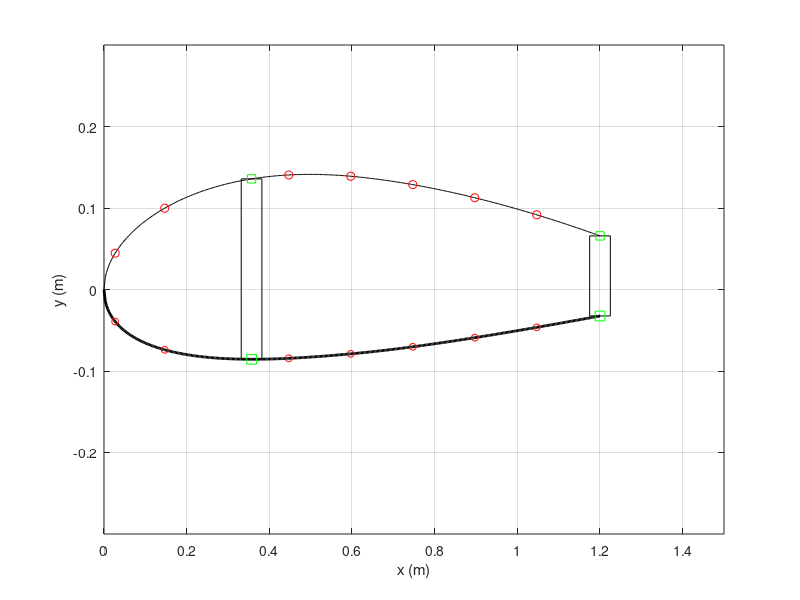

MATLAB code for this plot:
% function [x, y, Ixx, Iyy, Ixy, skin, spar, str, caps] = build_airfoil()
%% airfoil section profile
% NACA 2415
%% 2415 Airfoil 
m = 0.02;               % 
p = 0.4;                % max camber
t = 0.15;               % max thickness 
c = 1.5;                % chord length
nx = 500;               % number of increments
dx = c/nx;  
x = 0:dx:c;             % even spacing

%% Structural elements (arbitrary inputs for now)
skin.t = 0.01;                               % thickness of skin
spar.t = 0.05;                               % thickness of spar
str.A_upp = 0.05;                            % area of each upper stringer
str.A_low = 0.05;                            % area of each lower stringer
caps.A = 0.1;                                % area of spar caps
spar.x = x(120);                                                      % choose x location of spar
str.x_upp = [x(10), x(50), x(150), x(200), x(250),x(300), x(350)];     % choose x locations of upper stringers
str.x_low = [x(10), x(50), x(150), x(200), x(250),x(300), x(350)];     % choose x locations of lower stringers


%% Create Airfoil from equation
yc = zeros(1,nx+1);
yt = zeros(1,nx+1);
yU0 = zeros(1,nx+1);
yL0 = zeros(1,nx+1);
theta = zeros(1,nx+1);
xb = p*c;
i_xb = xb/dx + 1;  

% NACA equation source: http://www.aerospaceweb.org/question/airfoils/q0041.shtml    
for i = 1:nx+1
    yt(i) = 5*t*c*(0.2969*sqrt(x(i)/c) - 0.1260*(x(i)/c) - 0.3516*(x(i)/c)^2 + 0.2843*(x(i)/c)^3 - 0.1015*(x(i)/c)^4);
    if i <= i_xb
        yc(i) = m*x(i)/p^2*(2*p - x(i)/c);
        theta(i) = atan(2*m/p^2*(p - x(i)/c));
    else
        yc(i) = m*(c - x(i))/(1-p)^2*(1 + x(i)/c - 2*p);
        theta(i) = atan(2*m/(1-p)^2*(p-x(i)/c));
    end
    yU0(i) = yc(i) + yt(i)*cos(theta(i));
    yL0(i) = yc(i) - yt(i)*cos(theta(i));
end

% The last 20% of the chord length of the airfoil was neglected under the assumption that
% this section contained flaps and ailerons, and would therefore not support aerodynamic loads.
i_xend = round(0.8*c/dx)+1;
x = x(1:i_xend);
yU = yU0(1:i_xend);
yL = yL0(1:i_xend);

%% Spars
spar.x = [spar.x,x(end)];                    % x location of spar
spar.n = length(spar.x);                     % number of spars
spar.i = round(spar.x./dx)+1;                % index of spars  
spar.h = yU(spar.i) - yL(spar.i);            % height of spar
spar.Cy = (yU(spar.i) + yL(spar.i))/2;       % y centroid of spar  
spar.A = spar.t*spar.h;                      % area of spar
spar.y_upp = yU(spar.i);
spar.y_low = yL(spar.i);

%% Stringers
str.n_upp = length(str.x_upp);                            % number of upper stringers
str.i_upp = round(str.x_upp./dx)+1;                       % indices of upper stringers
str.n_low = length(str.x_low);                            % number of lower stringers
str.i_low = round(str.x_low./dx)+1;                       % indices of lower stringers

%% Nodes (based on TA's definition: node = skin and spar cap)
node.x_upp = [str.x_upp,spar.x];            % x location of upper stringers and spars
node.x_upp = sort(node.x_upp);              % sort ascending
% skin should be broken into smaller elements for higher accuracy of calculation
% break one skin element into two by adding one more node in between
skin.x_upp = zeros(1,2*length(node.x_upp)-1);
for i = 1:length(node.x_upp)-1
    skin.x_upp(2*i-1) = node.x_upp(i);
    skin.x_upp(2*i) = (node.x_upp(i) + node.x_upp(i+1))/2;
end
skin.x_upp(end) = node.x_upp(end);

skin.i_upp = round(skin.x_upp/dx)+1;       % indices of skins
skin.n_upp = length(skin.x_upp)-1;         % number of upper skins
skin.l_upp = zeros(1,skin.n_upp);          % length of upper skins
skin.A_upp = zeros(1,skin.n_upp);          % area of upper skins
skin.Cx_upp = zeros(1,skin.n_upp);         % x centroid of upper skins
skin.Cy_upp = zeros(1,skin.n_upp);         % y centroid of upper skins

for i = 1:skin.n_upp
    skin.l_upp(i) = sqrt((yU(skin.i_upp(i+1)) - yU(skin.i_upp(i)))^2 + (skin.x_upp(i+1) - skin.x_upp(i))^2);  
    skin.A_upp(i) = skin.t*skin.l_upp(i);
    skin.Cx_upp(i) = (skin.x_upp(i+1) + skin.x_upp(i))/2;
    skin.Cy_upp(i) = (yU(skin.i_upp(i+1)) + yU(skin.i_upp(i)))/2;
end

% lower nodes
node.x_low = [str.x_low,spar.x];
node.x_low = sort(node.x_low);

skin.x_low = zeros(1,2*length(node.x_low)-1);
for i = 1:length(node.x_low)-1
    skin.x_low(2*i-1) = node.x_low(i);
    skin.x_low(2*i) = (node.x_low(i) + node.x_low(i+1))/2;
end
skin.x_low(end) = node.x_low(end);

skin.i_low = round(skin.x_low/dx)+1;
skin.n_low = length(skin.x_low)-1;
skin.l_low = zeros(1,skin.n_low);
skin.A_low = zeros(1,skin.n_low);
skin.Cx_low = zeros(1,skin.n_low);
skin.Cy_low = zeros(1,skin.n_low);

for i = 1:skin.n_low
    skin.l_low(i) = sqrt((yL(skin.i_low(i+1)) - yL(skin.i_low(i)))^2 + (skin.x_low(i+1) - skin.x_low(i))^2);
    skin.A_low(i) = skin.t*skin.l_low(i);
    skin.Cx_low(i) = (skin.x_low(i+1) + skin.x_low(i))/2;
    skin.Cy_low(i) = (yL(skin.i_low(i+1)) + yL(skin.i_low(i)))/2;
end

%% Spar Caps
caps.x = spar.x;
caps.n = 2*length(caps.x);
caps.y_upp = yU(spar.i);
caps.y_low = yL(spar.i);
caps.i = round(caps.x/dx)+1;
% Centroids of caps are at the x and y locations: caps.Cy = caps.C,

%% Centroid of the overall wing section
% initial value
Cx_sum = 2*(sum(caps.x)) + sum(str.x_upp) + sum(str.x_low) + sum(spar.x) + sum(skin.Cx_low) + sum(skin.Cx_upp) + sum(caps.x);
Cy_sum = sum(caps.y_low) + sum(caps.y_upp) + sum(yU(str.i_upp)) + sum(yL(str.i_low)) + sum(spar.Cy) + sum(skin.Cy_low) + sum(skin.Cy_upp);
A_sum = caps.A*caps.n + str.A_upp*str.n_upp + str.A_low*str.n_low + sum(spar.A) + sum(skin.A_low) + sum(skin.A_upp);

Cx = Cx_sum/A_sum;
Cy = Cy_sum/A_sum;

figure
plot(x,yU,'k',x,yL,'k','Linewidth',2);
ylim([-0.3 0.3])
hold on
xlim([0,c]);
plot(str.x_upp,yU(str.i_upp),'or',str.x_low,yL(str.i_low),'or','markersize',5);
% plot([x(1),x(1)],[yU(i(1)),yL(i(1))],'b',[x(end),x(end)],[yU(end),yL(end)],'b','Linewidth',3);
rectangle('Position',[x(spar.i(1))-spar.t/2, yL(spar.i(1)), spar.t, yU(spar.i(1))-yL(spar.i(1))]);
rectangle('Position',[x(spar.i(2))-spar.t/2, yL(spar.i(2)), spar.t, yU(spar.i(2))-yL(spar.i(2))]);
plot(spar.x,yU(spar.i),'sg',spar.x,yL(spar.i),'sg','markersize',7);
% plot([x(end),x(end)],[yU(end),yL(end)]);
scatter(Cx,Cy,'m*')
ylabel('y (m)')
xlabel('x (m)')
grid on

%% Make CCW coordinate system for shear flow
x_CCW = zeros(1,length(x));
yU_CCW = zeros(1,length(x));
yL_CCW = zeros(1,length(x));

for i = 1:length(x)
    x_CCW(i) = x(end - i + 1);
    yU_CCW(i) = yU(end - i + 1);
    yL_CCW(i) = yL(end - i + 1);
end
y_CCW = [yU_CCW yL_CCW(2:end)];         % the 2:end gets rid of the extra initial 0 value
x_CCW = [x_CCW x(2:end)];

%% Area moments of inertia

for i = 1:length(spar.x)
    spar.Ixx(i) = (spar.t*spar.h(i)^3)/12 + spar.A(i)*(spar.Cy(i) - Cy)^2;
    spar.Iyy(i) = (spar.h(i)*spar.t^3)/12 + spar.A(i)*(spar.x(i) - Cx)^2;
    spar.Ixy(i) = spar.A(i)*(spar.Cy(i) - Cy)*(spar.x(i) - Cx);
end

for i = 1:skin.n_upp
    skin.Ixx_upp(i) = skin.A_upp(i)*(skin.Cy_upp(i) - Cy)^2;
    skin.Iyy_upp(i) = skin.A_upp(i)*(skin.Cx_upp(i) - Cx)^2;
    skin.Ixy_upp(i) = skin.A_upp(i)*(skin.Cy_upp(i) - Cy)*(skin.Cx_upp(i) - Cx);
end

for i = 1:skin.n_low
    skin.Ixx_low(i) = skin.A_low(i)*(skin.Cy_low(i) - Cy)^2;
    skin.Iyy_low(i) = skin.A_low(i)*(skin.Cx_low(i) - Cx)^2;
    skin.Ixy_low(i) = skin.A_low(i)*(skin.Cy_low(i) - Cy)*(skin.Cx_low(i) - Cx);
end

for i = 1:str.n_upp
    str.Ixx_upp(i) = str.A_upp*(yU(str.i_upp(i)) - Cy)^2;
    str.Iyy_upp(i) = str.A_upp*(str.x_upp(i) - Cx)^2;
    str.Ixy_upp(i) = str.A_upp*(yU(str.i_upp(i)) - Cy)*(str.x_upp(i) - Cx);
end

for i = 1:str.n_low
    str.Ixx_low(i) = str.A_low*(yL(str.i_low(i)) - Cy)^2;
    str.Iyy_low(i) = str.A_low*(str.x_low(i) - Cx)^2;
    str.Ixy_low(i) = str.A_low*(yL(str.i_low(i)) - Cy)*(str.x_low(i) - Cx);
end

for i = 1:length(caps.x)
    caps.Ixx_upp(i) = caps.A*(caps.y_upp(i) - Cy)^2;
    caps.Iyy_upp(i) = caps.A*(caps.x(i) - Cx)^2;
    caps.Ixy_upp(i) = caps.A*(caps.y_upp(i) - Cy)*(caps.x(i) - Cx);
end

for i = 1:length(caps.x)
    caps.Ixx_low(i) = caps.A*(caps.y_low(i) - Cy)^2;
    caps.Iyy_low(i) = caps.A*(caps.x(i) - Cx)^2;
    caps.Ixy_low(i) = caps.A*(caps.y_low(i) - Cy)*(caps.x(i) - Cx);
end

Ixx = sum(spar.Ixx)+sum(skin.Ixx_upp)+sum(skin.Ixx_low)+sum(str.Ixx_upp)+sum(str.Ixx_low)+sum(caps.Ixx_low);
Iyy = sum(spar.Iyy)+sum(skin.Iyy_upp)+sum(skin.Iyy_low)+sum(str.Iyy_upp)+sum(str.Iyy_low)+sum(caps.Iyy_low);
Ixy = sum(spar.Ixy)+sum(skin.Ixy_upp)+sum(skin.Ixy_low)+sum(str.Ixy_upp)+sum(str.Ixy_low)+sum(caps.Ixy_low);

spar.i_CCW = length(x) - spar.i + 1;
spar.i_CCW = sort([spar.i_CCW, (length(x) + spar.i - 1)]); 
skin.i_CCW = length(x) - skin.i_upp + 1;
skin.i_CCW = sort([skin.i_CCW, (length(x) + skin.i_low - 1)]);
str.i_CCW = length(x) - str.i_upp + 1;
str.i_CCW = sort([str.i_CCW, (length(x) + str.i_low - 1)]);
caps.i_CCW = spar.i_CCW;


%% coordiante transformation: new origin at centroid
%
%
% You need to update x, yU, yL, x_skinU, x_skinL, x_spar, x_strU, x_strL
%
%
